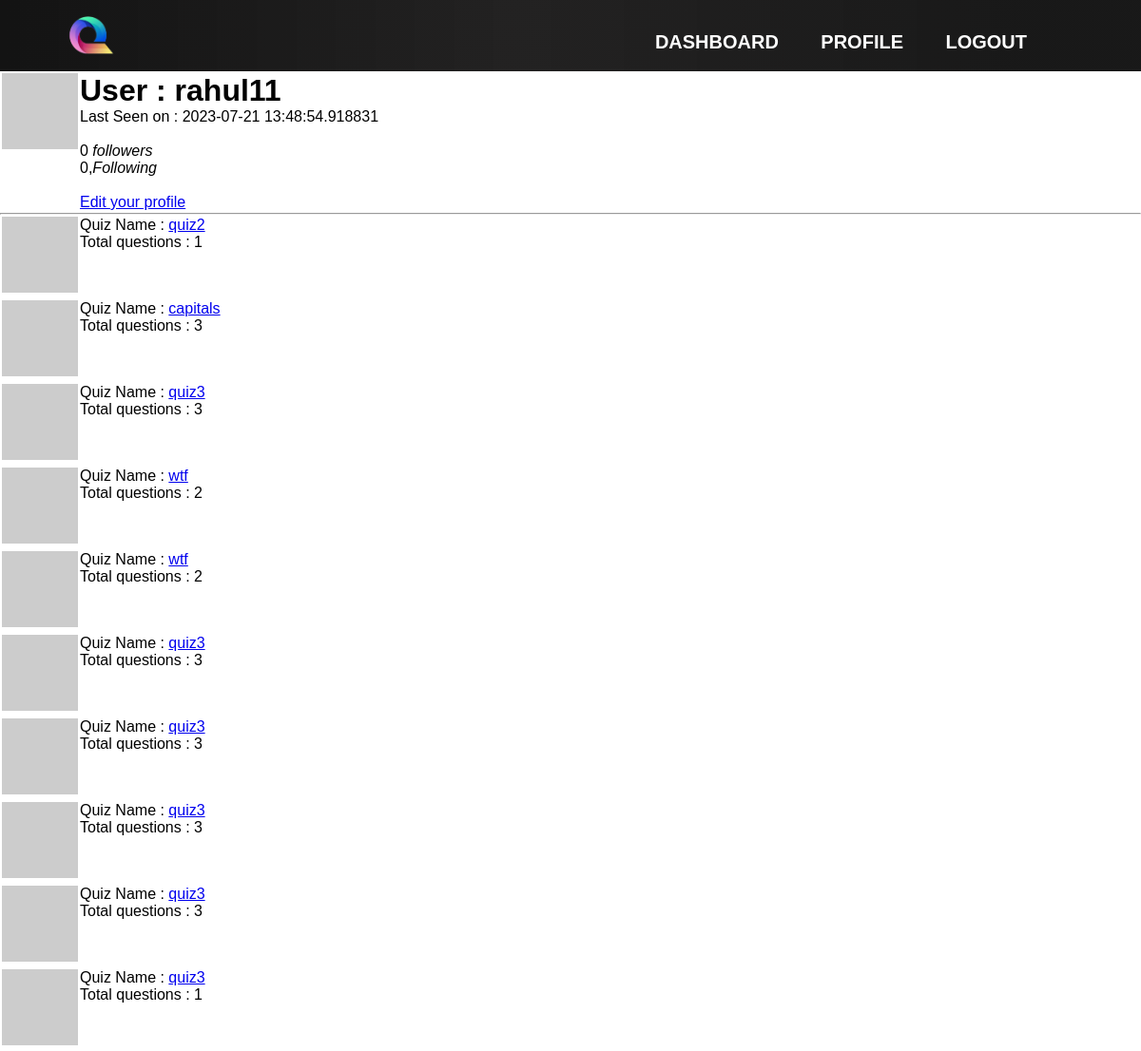
Page /user/rahul11 (signed in) on the committed database.
### app/models.py (models this page shows, shortened)
class User(UserMixin,db.Model):
    id= db.Column(db.Integer,primary_key=True)
    username = db.Column(db.String(64),index=True,unique=True)
    email=db.Column(db.String(100),index=True,unique=True)
    password_hash = db.Column(db.String(128))
    about_me=db.Column(db.String(200))
    last_seen=db.Column(db.DateTime,default=datetime.utcnow)
    quizess= db.relationship('Quiz', backref='author', lazy='dynamic')
    def avatar(self,size):
        digest = md5(self.email.lower().encode('utf-8')).hexdigest()
        return 'https://www.gravatar.com/avatar/{}?d=identicon&s={}'.format(
            digest, size)
    followed = db.relationship(
        'User', secondary=followers,
        primaryjoin=(followers.c.follower_id == id),
        secondaryjoin=(followers.c.followed_id == id),
        backref=db.backref('followers', lazy='dynamic'), lazy='dynamic')

class Quiz(db.Model):
    id=db.Column(db.Integer,primary_key=True)
    name=db.Column(db.String(200))
    number=db.Column(db.Integer)
    user_id=db.Column(db.Integer,db.ForeignKey('user.id'))
    questions= db.relationship('Quiz_ques', backref='group', lazy='dynamic')

### app/routes.py (the view)
@app.route('/user/<username>')
@login_required
def user(username):
    user=User.query.filter_by(username=username).first_or_404()
    form = EmptyForm()
    return render_template('user.html', user=user,form=form)

### app/models.py (called while the page is built)
@login.user_loader
def load_user(id):
    return User.query.get(int(id))

### app/routes.py (called while the page is built)
@app.before_request
def before_request():
    if current_user.is_authenticated:
        current_user.last_seen = datetime.utcnow()
        db.session.commit()

### app/templates/user.html (shortened to what this page needs)
{% extends "layout.html" %}
{% block content %}
<table>
    <tr valign="top">
        <td><img src="{{ user.avatar(128) }}"></td>
        <td><h1> User : {{ user.username }}</h1>
            {% if user.last_seen %}<p> Last Seen on : {{ user.last_seen }}</p>{% endif %}<br>
            <p>{{ user.followers.count() }} <em>followers</em><br>{{ user.followed.count()}},<em>Following</em> </p>
            <br>{% if user == current_user %}
            <p> <a href="{{url_for('edit_profile')}}">Edit your profile</a></p>
        {% endif %}
        </td>
    </tr>
</table>
<hr>
{% if user.quizess %}
{% for quiz in user.quizess %}
    <table>
        <tr valign="top">
            <td><img src="{{ quiz.author.avatar(36) }}"></td>
            <td>
                    Quiz Name : <a href="{{ url_for('quiz',quizname=quiz.name)}}">{{ quiz.name}}</a><br> Total questions : {{quiz.number}}  </td>
        </tr>
    </table>
{% endfor %}
{% else %}
    <table>
        <tr valign="top">
            <td><h1> User has not created any quiz </h1></td>
            </tr>
    </table>
{% endif %}
{% endblock %}

### app/templates/layout.html (shortened to what this page needs)
<!DOCTYPE html>
<html lang="en">
<head>
    <link rel="stylesheet" href="{{ url_for('static',filename='main2.css')}}" >
</head>
<body>
    <nav>
        <div class="logo"><a href="{{url_for('landing')}}"><img src="{{ url_for('static',filename='logo.png') }}"></a> </div>
        <ul>
        <li><a class="dashboard" href="{{ url_for('home')}}"> Dashboard</a></li>
        <li><a class="profile" href="{{url_for('user',username=current_user.username)}}">Profile</a></li>
        <li><a href="{{ url_for('logout')}}"> Logout</a></li>
        </ul>
    </nav>
    {% block content %} {% endblock %}
</body>
</html>

### app/static/main2.css (style rules this page uses)
* { margin:0px; padding:0px; box-sizing: border-box; font-family:sans-serif; }
nav { width:100%; padding-left: 5%; padding-top: 10px; height:75px; background-image:linear-gradient(to right, rgb(19, 19, 19),rgba(23, 22, 22, 0.95),rgba(19, 19, 19, 0.977) 90%); }
nav li { display: inline-block; list-style: none; }
nav ul { float:right; padding: 0 100px }
nav a { text-transform: uppercase; padding: 0 20px; font-size: 20px; font-family:'Lucida Sans', 'Lucida Sans Regular', 'Lucida Grande', 'Lucida Sans Unicode', Geneva, Verdana, sans-serif; font-weight: bolder; color:white; text-decoration: none; transition:0.3s ease }
.logo img { width:75px; cursor:pointer; float:left; transition: 0.2s ease-in-out; }
body { margin: auto; background-size: 400% 400%; background-attachment: fixed; }

### rows in the picture
User: username "rahul11", last_seen "2023-07-21 13:48:54.918831"
Quiz: name "quiz2", number "1"
Quiz: name "capitals", number "3"
Quiz: name "quiz3", number "3"
Quiz: name "wtf", number "2"
Quiz: name "wtf", number "2"
Quiz: name "quiz3", number "3"
Quiz: name "quiz3", number "3"
Quiz: name "quiz3", number "3"
Quiz: name "quiz3", number "3"
Quiz: name "quiz3", number "1"

### other values in the picture
{{ user.followers.count() }} "0"
{{ user.followed.count() }} "0"
